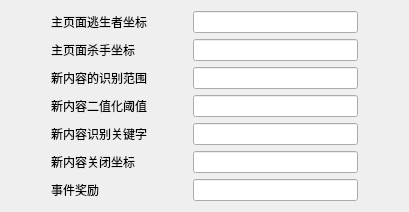
         <widget class="QWidget" name="page_6">
          <property name="sizePolicy">
           <sizepolicy hsizetype="Expanding" vsizetype="Expanding">
            <horstretch>0</horstretch>
            <verstretch>0</verstretch>
           </sizepolicy>
          </property>
          <layout class="QGridLayout" name="gridLayout_7">
           <item row="0" column="2">
            <spacer name="horizontalSpacer_23">
             <property name="orientation">
              <enum>Qt::Horizontal</enum>
             </property>
             <property name="sizeHint" stdset="0">
              <size>
               <width>40</width>
               <height>20</height>
              </size>
             </property>
            </spacer>
           </item>
           <item row="1" column="1">
            <widget class="QLabel" name="lb_main_killerxy">
             <property name="text">
              <string>主页面杀手坐标</string>
             </property>
            </widget>
           </item>
           <item row="0" column="4">
            <spacer name="horizontalSpacer_25">
             <property name="orientation">
              <enum>Qt::Horizontal</enum>
             </property>
             <property name="sizeHint" stdset="0">
              <size>
               <width>40</width>
               <height>20</height>
              </size>
             </property>
            </spacer>
           </item>
           <item row="4" column="1">
            <widget class="QLabel" name="lb_news_binaryzation">
             <property name="text">
              <string>新内容二值化阈值</string>
             </property>
            </widget>
           </item>
           <item row="4" column="3">
            <widget class="QLineEdit" name="le_news_binaryzation"/>
           </item>
           <item row="0" column="1">
            <widget class="QLabel" name="lb_main_humanxy">
             <property name="text">
              <string>主页面逃生者坐标</string>
             </property>
            </widget>
           </item>
           <item row="3" column="1">
            <widget class="QLabel" name="lb_new">
             <property name="text">
              <string>新内容的识别范围</string>
             </property>
            </widget>
           </item>
           <item row="5" column="1">
            <widget class="QLabel" name="lb_new_keywords">
             <property name="text">
              <string>新内容识别关键字</string>
             </property>
            </widget>
           </item>
           <item row="1" column="3">
            <widget class="QLineEdit" name="le_main_killerxy"/>
           </item>
           <item row="0" column="0">
            <spacer name="horizontalSpacer_24">
             <property name="orientation">
              <enum>Qt::Horizontal</enum>
             </property>
             <property name="sizeHint" stdset="0">
              <size>
               <width>40</width>
               <height>20</height>
              </size>
             </property>
            </spacer>
           </item>
           <item row="5" column="3">
            <widget class="QLineEdit" name="le_new_keywords"/>
           </item>
           <item row="7" column="3">
            <widget class="QLineEdit" name="le_evrewards"/>
           </item>
           <item row="7" column="1">
            <widget class="QLabel" name="lb_evrewards">
             <property name="text">
              <string>事件奖励</string>
             </property>
            </widget>
           </item>
           <item row="0" column="3">
            <widget class="QLineEdit" name="le_main_humanxy">
             <property name="minimumSize">
              <size>
               <width>165</width>
               <height>0</height>
              </size>
             </property>
             <property name="maximumSize">
              <size>
               <width>200</width>
               <height>16777215</height>
              </size>
             </property>
            </widget>
           </item>
           <item row="3" column="3">
            <widget class="QLineEdit" name="le_news"/>
           </item>
           <item row="6" column="1">
            <widget class="QLabel" name="lb_newsxy">
             <property name="text">
              <string>新内容关闭坐标</string>
             </property>
            </widget>
           </item>
           <item row="6" column="3">
            <widget class="QLineEdit" name="le_newsxy"/>
           </item>
          </layout>
         </widget>
